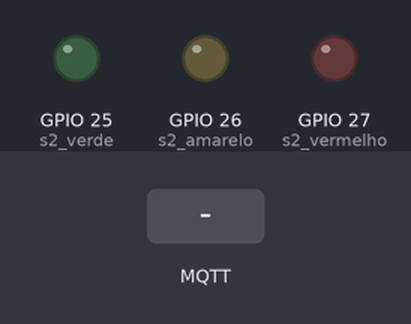
A sketch run on a simulated ESP32. Parts: output pins drawn as LEDs (lit = HIGH). The inputs (shaded band) are chosen by the test bench. WiFi joins after 1.5 s; servers stay silent unless stated; no MQTT or app messages arrive unless stated; what the sketch prints to the serial monitor is not drawn.

Above: at 2.7 s.
2.8 s: MQTT message "s1_verde" arrives on the first subscribed topic
At 3.6 s:
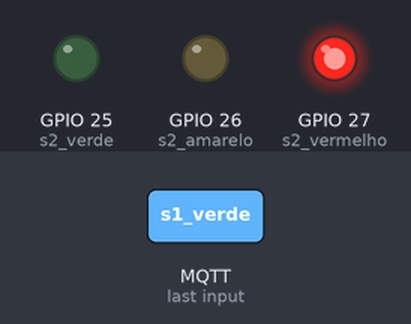
4.3 s: MQTT message "s1_vermelho" arrives on the first subscribed topic
At 4.8 s:
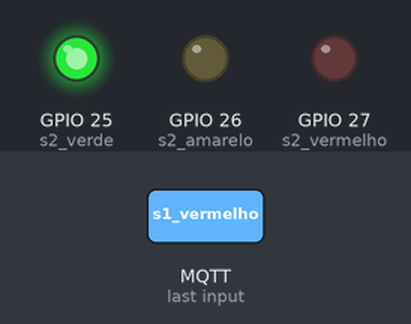
5.8 s: MQTT message "noite" arrives on the first subscribed topic
At 7.1 s:
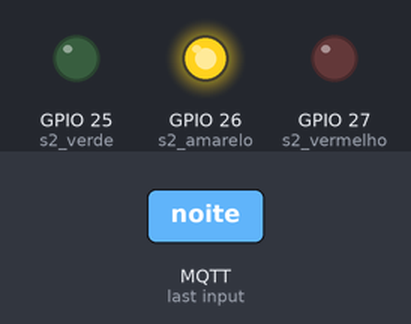
Timing chart, 0 to 8.8 s (numbered marks = the images above; inputs shaded):
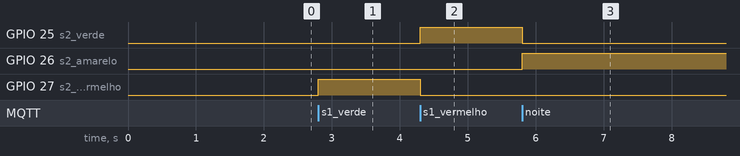

Measured:
- after the input at 2.8 s, GPIO 27 (s2_vermelho): LOW → HIGH at once
- after the input at 4.3 s, GPIO 25 (s2_verde): LOW → HIGH at once; GPIO 27 (s2_vermelho): HIGH → LOW at once
- after the input at 5.8 s, GPIO 25 (s2_verde): HIGH → LOW at once; GPIO 26 (s2_amarelo): LOW → HIGH at once

The sketch:

semaforo_2.ino
```cpp
#include <WiFi.h>
#include <PubSubClient.h> // <-- Biblioteca Nova

// --- Configurações de Wi-Fi ---
const char* ssid = "Inteli.Iot"; // TEM QUE SER A MESMA REDE
const char* password = "%(Yk(sxGMtvFEs.3";

// --- Configurações MQTT ---
const char* mqtt_server = "10.128.0.156"; // <-- COLOQUE O IP DO SEU NOTEBOOK AQUIWiFiClient espClient;

WiFiClient espClient;
PubSubClient client(espClient);
const char* topic = "meu-semaforo-smart-city/estado"; // MESMO "grupo"

// --- Pinos ---
const int s2_verde = 25;
const int s2_amarelo = 26;
const int s2_vermelho = 27;

// --- Variáveis de Tempo (para o Amarelo do S2) ---
unsigned long tempoAmarelo = 0;
bool s2_no_amarelo = false;

void setup() {
  Serial.begin(9600);
  pinMode(s2_verde, OUTPUT);
  pinMode(s2_amarelo, OUTPUT);
  pinMode(s2_vermelho, OUTPUT);

  conectarWiFi();

  // Configura o servidor MQTT
  client.setServer(mqtt_server, 1883);
  // Define a função que será chamada quando uma msg chegar
  client.setCallback(callbackMQTT);
}

void loop() {
  // Garante que está conectado ao MQTT
  if (!client.connected()) {
    reconnectMQTT();
  }
  client.loop(); // Mantém o MQTT ativo

  // Lógica de tempo para o S2 Amarelo (para não usar delay)
  if (s2_no_amarelo && (millis() - tempoAmarelo > 2000)) {
    // Se o S1 está vermelho, o S2 pode ficar verde
    configuraLuzesS2(LOW, LOW, HIGH);
    s2_no_amarelo = false;
  }
}

// --- Funções de Conexão ---
void conectarWiFi() {
  Serial.print("Conectando ao WiFi...");
  WiFi.begin(ssid, password);
  while (WiFi.status() != WL_CONNECTED) {
    delay(500); Serial.print(".");
  }
  Serial.println("\nWiFi Conectado!");
}

void reconnectMQTT() {
  while (!client.connected()) {
    Serial.print("Conectando ao MQTT Broker...");
    if (client.connect("ESP32_Escravo_S2")) {
      Serial.println("Conectado!");
      // Inscreve-se no tópico para ouvir o S1
      client.subscribe(topic);
    } else {
      Serial.print("falhou, rc=");
      Serial.print(client.state());
      Serial.println(" tentando novamente em 5s");
      delay(5000);
    }
  }
}

// ★★★ ESTA É A FUNÇÃO MAIS IMPORTANTE ★★★
// Chamada automaticamente quando uma mensagem chega no Tópico
void callbackMQTT(char* topic, byte* payload, unsigned int length) {
  Serial.print("Mensagem recebida [");
  Serial.print(topic);
  Serial.print("]: ");

  // Converte a mensagem em String
  String mensagem = "";
  for (int i = 0; i < length; i++) {
    mensagem += (char)payload[i];
  }
  Serial.println(mensagem);

  // Lógica de reação do Semáforo 2
  if (mensagem == "s1_verde" || mensagem == "s1_amarelo") {
    // Se S1 está verde ou amarelo, S2 TEM que estar vermelho
    configuraLuzesS2(LOW, LOW, HIGH);
    s2_no_amarelo = false;
  }
  else if (mensagem == "s1_vermelho") {
    // S1 ficou vermelho. S2 pode iniciar seu ciclo.
    // Lógica Invertida: S2 fica VERDE
    // (Vamos pular o amarelo piscante e ir direto pra verde por simplicidade)

    // ATUALIZAÇÃO: Vamos fazer o ciclo certo
    // S2 estava vermelho, agora fica verde
    configuraLuzesS2(HIGH, LOW, LOW);

    /* // Lógica mais complexa (opcional):
    // Se S1 acabou de ficar vermelho, S2 deve ficar Verde.
    // O Mestre controla o tempo de S2 ficar Amarelo.
    // Para simplificar, vamos fazer o ciclo aqui
    configuraLuzesS2(HIGH, LOW, LOW); // S2 Verde
    //... (o código do mestre teria que mandar "s2_amarelo_agora")
    //... para manter simples, o Mestre já deu 7s de S1_Vermelho (5s verde + 2s amarelo)
    */
  }
  else if (mensagem == "noite") {
    // Modo noturno: pisca amarelo
    int estado = (millis() / 500) % 2;
    configuraLuzesS2(LOW, estado, LOW);
  }
}

void configuraLuzesS2(int v, int a, int r) {
  digitalWrite(s2_verde, v); digitalWrite(s2_amarelo, a); digitalWrite(s2_vermelho, r);
}
```
